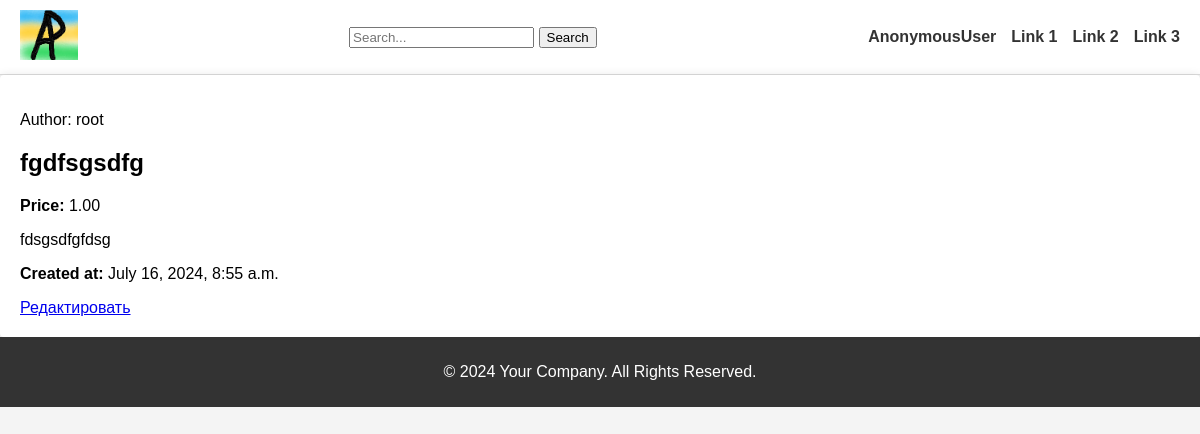
The app's page /fgdfsgsdfg/ with its own data.
### listings/models.py (models this page shows, shortened)
class Listing(models.Model):
    user = models.ForeignKey(User, on_delete=models.CASCADE)
    title = models.CharField(max_length=255)
    description = models.TextField()
    image = models.ImageField(upload_to='listings/', null=True, default=None, blank=True)
    price = models.DecimalField(max_digits=10, decimal_places=2)
    category = models.ForeignKey(Category, on_delete=models.SET_NULL, null=True)
    created_at = models.DateTimeField(auto_now_add=True)
    updated_at = models.DateTimeField(auto_now=True)
    telephone_number = models.CharField(max_length=20, null=True)
    slug = models.SlugField(null=True,default=None, blank=True, unique=True)

### listings/views.py (the view)
# urls.py: path('<slug:lis_slug>/', ListingDetailView.as_view(), name='listing'),
class ListingDetailView(View):
    def get(self, request, lis_slug):
        listing = get_object_or_404(Listing, slug=lis_slug)
        return render(request, 'listings/listing_detail.html', {'listing': listing})

### templates/listings/listing_detail.html (shortened to what this page needs)
{% extends "base.html" %}
{% block content %}
    <div class="listing-detail">
        <p>Author: {{ listing.user }}</p>
        <h2>{{ listing.title }}</h2>
        <p><strong>Price:</strong> {{ listing.price }}</p>
        <p>{{ listing.description }}</p>
        <p><strong>Created at:</strong> {{ listing.created_at }}</p>
        <a href="{% url 'edit' lis_slug=listing.slug %}" class="edit-button">Редактировать</a>
    </div>
{% endblock %}

### static/css/style.css (style rules this page uses)
body { font-family: Arial, sans-serif; background-color: #f4f4f4; margin: 0; padding: 0; }

### records on screen
Listing: user "root", title "fgdfsgsdfg", price "1.00", description "fdsgsdfgfdsg", created_at "July 16, 2024, 8:55 a.m."

### other values on screen
{{ request.user }} "AnonymousUser"
